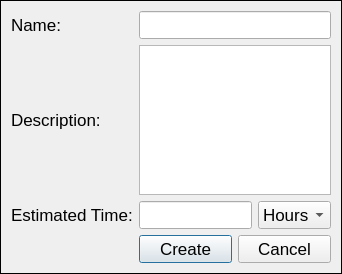
<?xml version="1.0" encoding="UTF-8"?>
<ui version="4.0">
 <class>Dialog</class>
 <widget class="QDialog" name="Dialog">
  <property name="geometry">
   <rect>
    <x>0</x>
    <y>0</y>
    <width>342</width>
    <height>274</height>
   </rect>
  </property>
  <property name="font">
   <font>
    <pointsize>13</pointsize>
   </font>
  </property>
  <property name="windowTitle">
   <string>Dialog</string>
  </property>
  <property name="styleSheet">
   <string notr="true">QDialog
{
	border:1px solid black;
}</string>
  </property>
  <layout class="QGridLayout" name="gridLayout">
   <item row="0" column="0">
    <widget class="QLabel" name="label">
     <property name="font">
      <font>
       <pointsize>13</pointsize>
      </font>
     </property>
     <property name="text">
      <string>Name:</string>
     </property>
    </widget>
   </item>
   <item row="0" column="1">
    <widget class="QLineEdit" name="lineEdit">
     <property name="font">
      <font>
       <pointsize>13</pointsize>
      </font>
     </property>
    </widget>
   </item>
   <item row="1" column="0">
    <widget class="QLabel" name="label_2">
     <property name="font">
      <font>
       <pointsize>13</pointsize>
      </font>
     </property>
     <property name="text">
      <string>Description:</string>
     </property>
    </widget>
   </item>
   <item row="1" column="1">
    <widget class="QPlainTextEdit" name="plainTextEdit">
     <property name="font">
      <font>
       <pointsize>13</pointsize>
      </font>
     </property>
    </widget>
   </item>
   <item row="2" column="0">
    <widget class="QLabel" name="label_7">
     <property name="font">
      <font>
       <pointsize>13</pointsize>
      </font>
     </property>
     <property name="text">
      <string>Estimated Time:</string>
     </property>
    </widget>
   </item>
   <item row="2" column="1">
    <layout class="QHBoxLayout" name="horizontalLayout_2">
     <item>
      <widget class="QLineEdit" name="lineEdit_2">
       <property name="font">
        <font>
         <pointsize>13</pointsize>
        </font>
       </property>
      </widget>
     </item>
     <item>
      <widget class="QComboBox" name="comboBox_2">
       <property name="font">
        <font>
         <pointsize>13</pointsize>
        </font>
       </property>
       <item>
        <property name="text">
         <string>Hours</string>
        </property>
       </item>
      </widget>
     </item>
    </layout>
   </item>
   <item row="3" column="1">
    <spacer name="verticalSpacer">
     <property name="orientation">
      <enum>Qt::Vertical</enum>
     </property>
     <property name="sizeHint" stdset="0">
      <size>
       <width>20</width>
       <height>0</height>
      </size>
     </property>
    </spacer>
   </item>
   <item row="4" column="1">
    <layout class="QHBoxLayout" name="horizontalLayout">
     <item>
      <widget class="QPushButton" name="pushButton">
       <property name="font">
        <font>
         <pointsize>13</pointsize>
        </font>
       </property>
       <property name="text">
        <string>Create</string>
       </property>
      </widget>
     </item>
     <item>
      <widget class="QPushButton" name="pushButton_2">
       <property name="font">
        <font>
         <pointsize>13</pointsize>
        </font>
       </property>
       <property name="text">
        <string>Cancel</string>
       </property>
      </widget>
     </item>
    </layout>
   </item>
  </layout>
 </widget>
 <resources/>
 <connections/>
</ui>
